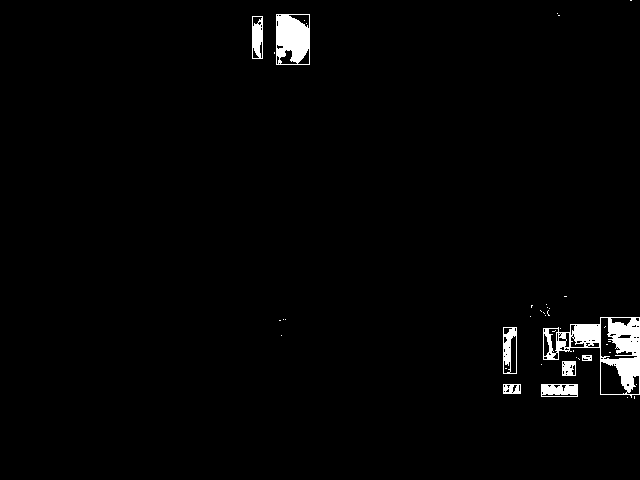
//> input picture DigitRecord/pic1234.png, 640 x 480 px, given in place of 0.jpg, which was not available
$ ./TrainAndTest   (built with g++ and OpenCV 4)
//> lines starting //> are read from the running program, lines starting //| are printed output that depends on the picture; after the words box and inside, x2 and y2 are one past the last pixel; in counts of white or black regions, pixels touching at a corner belong together; pictures that were not available may be replaced by others from this repository, and a replacement may not be noted
// TrainAndTest.cpp

#include<opencv2/core/core.hpp>
#include<opencv2/highgui/highgui.hpp>
#include<opencv2/imgproc/imgproc.hpp>
#include<opencv2/ml/ml.hpp>
#include<string>

#include<iostream>
#include<sstream>
using namespace std;
using namespace cv;


const int MIN_CONTOUR_AREA = 100;
const int RESIZED_IMAGE_WIDTH = 20;
const int RESIZED_IMAGE_HEIGHT = 30;


class ContourWithData {
public:
	std::vector<cv::Point> ptContour;
	cv::Rect boundingRect;
	float fltArea;

	bool checkIfContourIsValid() {
		if (fltArea < MIN_CONTOUR_AREA) return false;
		return true;
	}

	static bool sortByArea(const ContourWithData& cwdBig, const ContourWithData& cwdSmall) {
		return(cwdBig.fltArea > cwdSmall.fltArea);
	}

};

bool loadData(cv::Ptr<cv::ml::KNearest> & kNearest)
{
	cv::Mat matClassificationInts;

	cv::FileStorage fsClassifications("classifications.xml", cv::FileStorage::READ);

	if (fsClassifications.isOpened() == false) {
		std::cout << "error, unable to open training classifications file, exiting program\n\n";
		return false;
	}

	fsClassifications["classifications"] >> matClassificationInts;
	fsClassifications.release();

	cv::Mat matTrainingImagesAsFlattenedFloats;

	cv::FileStorage fsTrainingImages("images.xml", cv::FileStorage::READ);

	if (fsTrainingImages.isOpened() == false) {
		std::cout << "error, unable to open training images file, exiting program\n\n";
		return false;
	}

	fsTrainingImages["images"] >> matTrainingImagesAsFlattenedFloats;
	fsTrainingImages.release();

	kNearest->train(matTrainingImagesAsFlattenedFloats, cv::ml::ROW_SAMPLE, matClassificationInts);
	return true;
}

int predict(cv::Ptr<cv::ml::KNearest> kNearest, Mat matTestingNumbers){
	std::vector<ContourWithData> allContoursWithData;
	std::vector<ContourWithData> validContoursWithData;

	if (matTestingNumbers.empty()) {
		std::cout << "error: image not read from file\n\n";
		return(0);
	}
	cv::Mat matInRange;
	cv::Mat matBlurred;
	cv::Mat matThresh;
	cv::Mat matThreshCopy;

	inRange(matTestingNumbers, Scalar(70, 120, 0), Scalar(255, 255, 255), matInRange);
	cout <<"inrange complete"<<endl;
	Mat structer = getStructuringElement(MORPH_ELLIPSE, Size(10, 10));
	Mat temp1;
	Mat temp2;
	erode(matInRange, temp1, structer);
	dilate(temp1, matBlurred,structer);
	imshow("After DE", matBlurred);
	cv::resize(matBlurred, temp2, cv::Size(140, 140));
	cout <<"Resize complete"<<endl;
	bitwise_not(temp2, temp2);
	cv::adaptiveThreshold(temp2, matThresh, 255, cv::ADAPTIVE_THRESH_GAUSSIAN_C, cv::THRESH_BINARY_INV, 11, 2);
	cout <<"AT complete"<<endl;
	imshow("matThresh",matThresh);
	matThreshCopy = matThresh.clone();
	std::vector<std::vector<cv::Point> > ptContours;
	std::vector<cv::Vec4i> v4iHierarchy;
	cv::findContours(matThreshCopy, ptContours,v4iHierarchy, cv::RETR_EXTERNAL, cv::CHAIN_APPROX_SIMPLE);
	for (int i = 0; i < ptContours.size(); i++) {
		ContourWithData contourWithData;
		contourWithData.ptContour = ptContours[i];
		contourWithData.boundingRect = cv::boundingRect(contourWithData.ptContour);
		contourWithData.fltArea = cv::contourArea(contourWithData.ptContour);
		allContoursWithData.push_back(contourWithData);
	}

	for (int i = 0; i < allContoursWithData.size(); i++) {
		if (allContoursWithData[i].checkIfContourIsValid()) {
			validContoursWithData.push_back(allContoursWithData[i]);
		}
	}
	std::sort(validContoursWithData.begin(), validContoursWithData.end(), ContourWithData::sortByArea);
	ContourWithData Biggest = validContoursWithData[0];
	std::string strFinalString;
	cv::rectangle(matTestingNumbers,
		Biggest.boundingRect,
		cv::Scalar(0, 255, 0),
		2);
	cv::Mat matROI = matThresh(Biggest.boundingRect);

	cv::Mat matROIResized;
	cv::resize(matROI, matROIResized, cv::Size(RESIZED_IMAGE_WIDTH, RESIZED_IMAGE_HEIGHT));
	imshow("matROIResized", matROIResized);
	cv::Mat matROIFloat;
	matROIResized.convertTo(matROIFloat, CV_32FC1);
	cv::Mat matROIFlattenedFloat = matROIFloat.reshape(1, 1);
	cv::Mat matCurrentChar(0, 0, CV_32F);
	kNearest->findNearest(matROIFlattenedFloat, 1, matCurrentChar);
	float fltCurrentChar = (float)matCurrentChar.at<float>(0, 0);
	strFinalString = strFinalString + char(int(fltCurrentChar));


	std::cout << "\n\n" << "numbers read = " << strFinalString << "\n\n";

	cv::imshow("matTestingNumbers", matTestingNumbers);

	cv::waitKey(0);

}


int main(int argc, char* argv[]) {

	// [28 lines of commented-out code are left out]
	cv::Ptr<cv::ml::KNearest>  kNearest(cv::ml::KNearest::create());
	if(!loadData(kNearest))
	{
		return 1;
	}
	cout << "loadData done" << endl;


	//predict all pictures
	for (int i = 0; i < 10; i++)
	{
		string target = to_string(i);
		target.append(".jpg");
		Mat frame = imread(target);
//> frame is the input picture: 480 rows x 640 cols, CV_8UC3; 1.9% white; 42 white regions (34 under 20 px), largest, box (x1, y1, x2, y2) and area: (543, 317, 640, 398) 2752, (276, 14, 310, 65) 1378, (541, 384, 578, 397) 406
//> target = "0.jpg"
		predict(kNearest, frame);
//> in predict, `erode(matInRange, temp1, structer);`:
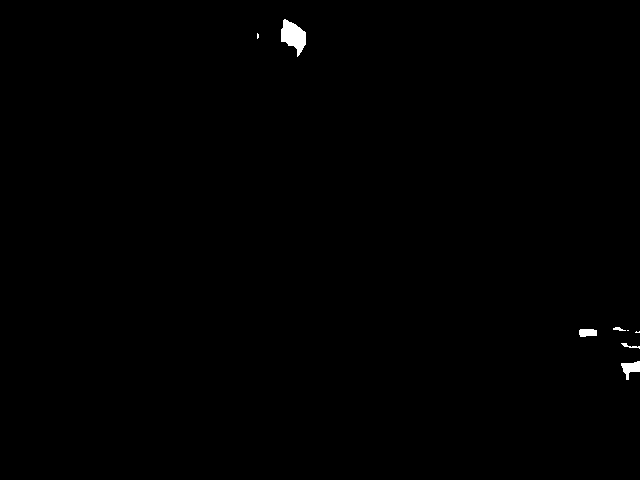
//> temp1: 480 rows x 640 cols, CV_8UC1; 0.32% white; 8 white regions (3 under 20 px), largest, box (x1, y1, x2, y2) and area: (281, 19, 306, 57) 557, (621, 361, 640, 380) 198, (579, 329, 597, 337) 127, (621, 343, 640, 349) 42, (613, 327, 626, 331) 30
//> in predict, `dilate(temp1, matBlurred,structer);`:
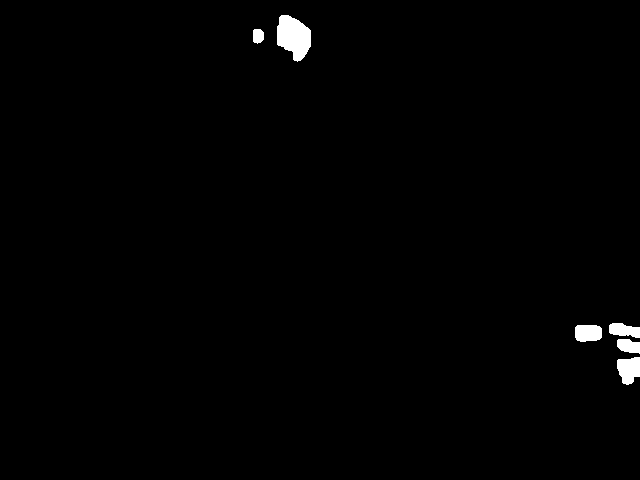
//> matBlurred: 480 rows x 640 cols, CV_8UC1; 0.9% white; 6 white regions, box (x1, y1, x2, y2) and area: (277, 15, 311, 62) 1117, (617, 357, 640, 385) 494, (575, 325, 602, 342) 415, (609, 323, 640, 338) 339, (617, 339, 640, 354) 266, (253, 29, 264, 44) 141
//> in predict, `cv::resize(matBlurred, temp2, cv::Size(140, 140));`:
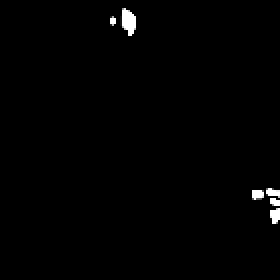
//> temp2: 140 rows x 140 cols, CV_8UC1 (shown 2 times larger); min 0, max 255, mean 2.3
//> in predict, `bitwise_not(temp2, temp2);`:
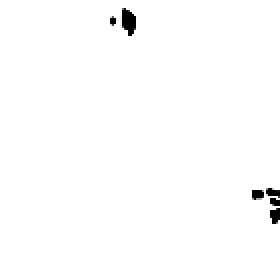
//> temp2: 140 rows x 140 cols, CV_8UC1 (shown 2 times larger); min 0, max 255, mean 252.7
//> in predict, `cv::adaptiveThreshold(temp2, matThresh, 255, cv::ADAPTIVE_THRESH_GAUSS..`: matThresh: 140 rows x 140 cols, CV_8UC1; 0.93% white; 6 white regions (2 under 20 px)
//> in predict, `cv::findContours(matThreshCopy, ptContours,v4iHierarchy, cv::RETR_EXTE..`: ptContours = 6 contours, 4 with area under 20; largest, box (x1, y1, x2, y2) and area: (61, 4, 68, 18) 57, (135, 104, 140, 112) 22; v4iHierarchy = 6 items: [1, -1, -1, -1], [2, 0, -1, -1], [3, 1, -1, -1], [4, 2, -1, -1], [5, 3, -1, -1], [-1, 4, -1, -1]
//> the loop in predict, `for (int i = 0; i < ptContours.size(); i++)` made 6 passes
//> (contourWithData.boundingRect, contourWithData.fltArea) on passes 1, 6: (Rect(135, 104, 5, 8), 21.5), (Rect(61, 4, 7, 14), 57)
//> (the run ends here: the program crashes, at `ContourWithData Biggest = validContoursWithData[0];`)

$ run again, on DigitRecord/pic1333.png
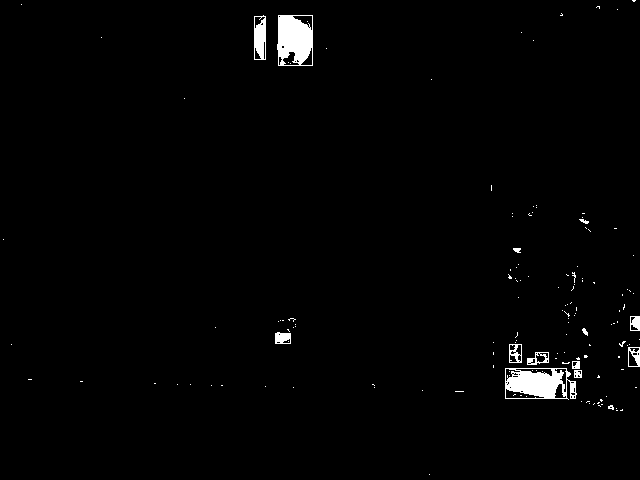
//> input picture DigitRecord/pic1333.png, 640 x 480 px, given in place of 0.jpg, which was not available
//> frame is the input picture: 480 rows x 640 cols, CV_8UC3; 1.5% white; 147 white regions (133 under 20 px), largest, box (x1, y1, x2, y2) and area: (505, 368, 577, 400) 1519, (277, 15, 313, 66) 1459, (254, 15, 266, 60) 422
//> target = "0.jpg"
//> temp1: 480 rows x 640 cols, CV_8UC1; 0.36% white; 5 white regions (2 under 20 px), largest, box (x1, y1, x2, y2) and area: (283, 20, 309, 57) 605, (514, 376, 556, 395) 451, (259, 30, 262, 45) 31
//> matBlurred: 480 rows x 640 cols, CV_8UC1; 0.84% white; 4 white regions, box (x1, y1, x2, y2) and area: (279, 16, 314, 62) 1235, (510, 372, 561, 400) 1025, (255, 26, 267, 50) 250, (633, 317, 640, 329) 73
//> in predict, `cv::resize(matBlurred, temp2, cv::Size(140, 140));`:
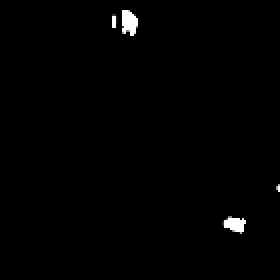
//> temp2: 140 rows x 140 cols, CV_8UC1 (shown 2 times larger); min 0, max 255, mean 2.1
//> in predict, `bitwise_not(temp2, temp2);`:
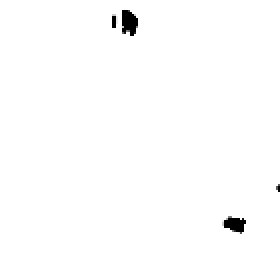
//> temp2: 140 rows x 140 cols, CV_8UC1 (shown 2 times larger); min 0, max 255, mean 252.9
//> matThresh: 140 rows x 140 cols, CV_8UC1; 0.84% white; 4 white regions (2 under 20 px)
//> ptContours = 4 contours, 2 with area under 20; largest, box (x1, y1, x2, y2) and area: (61, 5, 69, 18) 62, (112, 108, 123, 117) 50; v4iHierarchy = 4 items: [1, -1, -1, -1], [2, 0, -1, -1], [3, 1, -1, -1], [-1, 2, -1, -1]
//> the loop in predict, `for (int i = 0; i < ptContours.size(); i++)` made 4 passes
//> (contourWithData.boundingRect, contourWithData.fltArea) on passes 1, 4: (Rect(112, 108, 11, 9), 50), (Rect(61, 5, 8, 13), 62)
